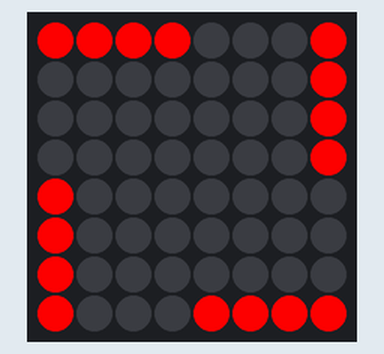
Bench run of a program on a simulated Raspberry Pi (BCM pin numbers) with a Sense HAT. Parts: the Sense HAT's 8×8 RGB LED matrix. Random numbers come from a fixed seed.

Above: at 0.07 s.
At 3.15 s:
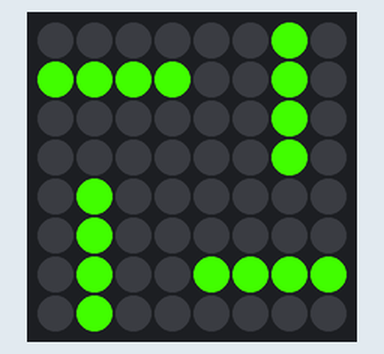
At 15.53 s:
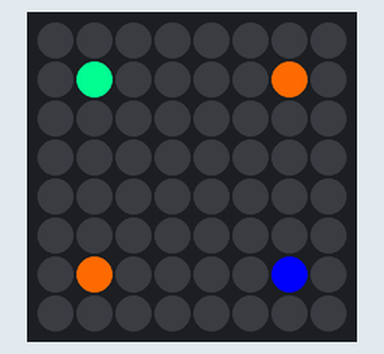
At 21.84 s:
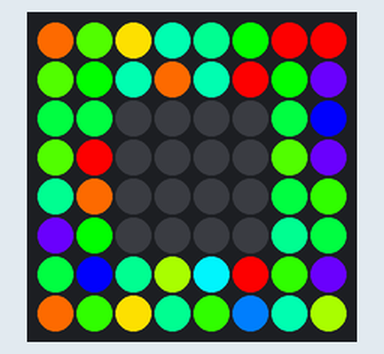
At 23.24 s:
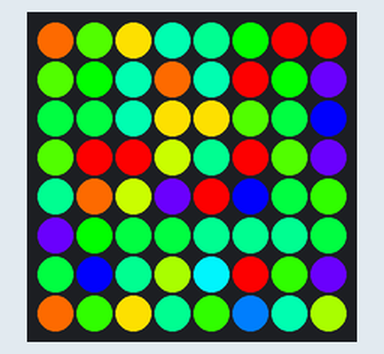
At 39.86 s:
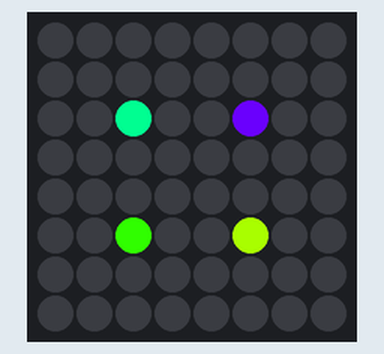

The program:

matriz.py
```python
#!/usr/bin/python

import time
import random
from sense_hat import SenseHat
sense = SenseHat()
sense.clear()
led = [[0,4,7,3,0,5],[1,5,6,2,1,4],[2,6,5,1,2,3],[3,7,4,0,2,3],[4,0,3,7,3,2],[5,1,2,6,3,2],[6,2,1,5,4,1],[7,3,0,4,5,0]]
pixel = [[255,   0,  0], [255,   0,   0], [255,  87,   0], [255, 196, 0], [205, 255, 0], [95, 255, 0], [0, 255, 13], [0, 255, 122], [255,  0, 0], [255, 96, 0], [255, 205, 0], [196, 255, 0], [87, 255, 0], [0, 255, 22], [0, 255, 131], [0, 255, 240], [255, 105,  0], [255, 214,   0], [187, 255,   0], [78, 255, 0], [0, 255, 30], [0, 255, 140], [0, 255, 248], [0, 152, 255], [255, 223, 0], [178, 255, 0], [70, 255, 0], [0, 255, 40], [0, 255, 148], [0, 253, 255], [0, 144, 255], [0, 34, 255], [170, 255,  0], [ 61, 255,   0], [  0, 255,  48], [0, 255, 157], [0, 243, 255], [0, 134, 255], [0, 26, 255], [83, 0, 255], [52, 255, 0], [0, 255, 57], [0, 255, 166], [0, 235, 255], [0, 126, 255], [0, 17, 255], [92, 0, 255], [201, 0, 255], [  0, 255, 66], [  0, 255, 174], [  0, 226, 255], [0, 117, 255], [0, 8, 255], [100, 0, 255], [210, 0, 255], [255, 0, 192], [0, 255, 183], [0, 217, 255], [0, 109, 255], [0, 0, 255], [110, 0, 255], [218, 0, 255], [255, 0, 183], [255, 0, 74]]
def aleatorio(x,y):
    pix=pixel[random.randrange( 0, 64, 4 )]
    r = pix[0]
    g = pix[1]
    b = pix[2]
    sense.set_pixel( x, y, r, g, b )
##########################################################
def cruz():
    w=0
    while ( w < 2 ):
        m=0
        for l in led:
            pix=pixel[m]
            r = pix[0]
            g = pix[1]
            b = pix[2]
            for cc in [0,1,2,3]:
                sense.set_pixel(   cc, l[0], r, g, b )
                sense.set_pixel( l[2],   cc, r, g, b )
                sense.set_pixel( 7-cc, l[2], r, g, b )
                sense.set_pixel( l[0], 7-cc, r, g, b )
            m+=4
            time.sleep(0.1)
            sense.clear()
        for l in led:
            pix=pixel[m]
            r = pix[0]
            g = pix[1]
            b = pix[2]
            for cc in [3,2,1,0]:
                sense.set_pixel(   cc, l[2], r, g, b )
                sense.set_pixel( l[0],   cc, r, g, b )
                sense.set_pixel( 7-cc, l[0], r, g, b )
                sense.set_pixel( l[2], 7-cc, r, g, b )
            m-=1
            time.sleep(0.1)
            sense.clear()
        w+=1
    return
##########################################################
def estrelas():
    l=0
    x=0
    y=0
    while( l < 40 ):
        n=0
        while(n < 3):
            x = random.randrange( 0, 8, 1 )
            y = random.randrange( 0, 8, 1 )
            aleatorio(x,y)
            n+=1
        time.sleep(0.05)
        sense.clear()
        l+=1
    return
##########################################################
def mozaico():
#    sense.clear()
    q=0
    while( q < 200 ):
        aleatorio(random.randrange( 0, 8, 1 ),random.randrange( 0, 8, 1 ))
        q+=1
        time.sleep(0.05)
    l=0
    return
##########################################################
def circle():
    m=0
    while ( m < 6):
        for k in led :
            aleatorio(k[0],k[4])
            aleatorio(7-k[0],7-k[4])
            aleatorio(k[4],k[2])
            aleatorio(7-k[4],7-k[2])
            time.sleep(0.1)
            sense.clear()
        m+=1
    return
##########################################################
def borda():
    sense.clear()
    m=0
    while ( m < 4):
        for k in led :
            aleatorio(k[0],7)
            aleatorio(0,k[0])
            aleatorio(k[2],0)
            aleatorio(7,k[2])
            time.sleep(0.1)
        m+=1
#        sense.clear()
        for k in led :
            if(k[0]>0 and k[0]<7 and k[2]>0 and k[2]<7):
                aleatorio(k[2],6)
                aleatorio(1,k[2])
                aleatorio(k[0],1)
                aleatorio(6,k[0])
            time.sleep(0.1)
        m+=1
#        sense.clear()
        for k in led :
            if(k[0]>1 and k[0]<6 and k[2]>1 and k[2]<6):
                aleatorio(k[0],5)
                aleatorio(2,k[0])
                aleatorio(k[2],2)
                aleatorio(5,k[2])
            time.sleep(0.1)
        m+=1
#        sense.clear()
        for k in led :
            if(k[0]>2 and k[0]<5 and k[2]>2 and k[2]<5):
                aleatorio(k[2],4)
                aleatorio(3,k[2])
                aleatorio(k[0],3)
                aleatorio(4,k[0])
            time.sleep(0.1)
        m+=1
        sense.clear()
    return
##########################################################
sense.clear()
while True:
    cruz()
    estrelas()
    mozaico()
    circle()
    borda()
##########################################################
```

Measured:
- what the display in image 3 shows lasts 0.4 s, from 21.6 s to 22.0 s
